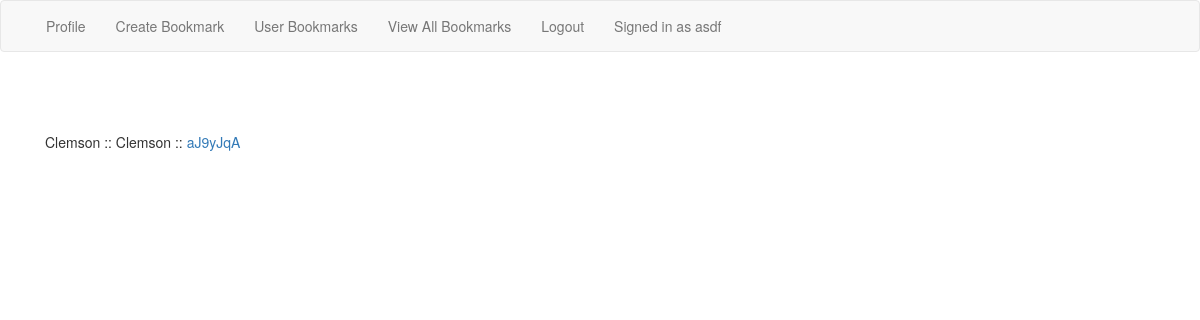
/bookmarks_by_users/ (signed in), run on an earlier commit of the app's database.
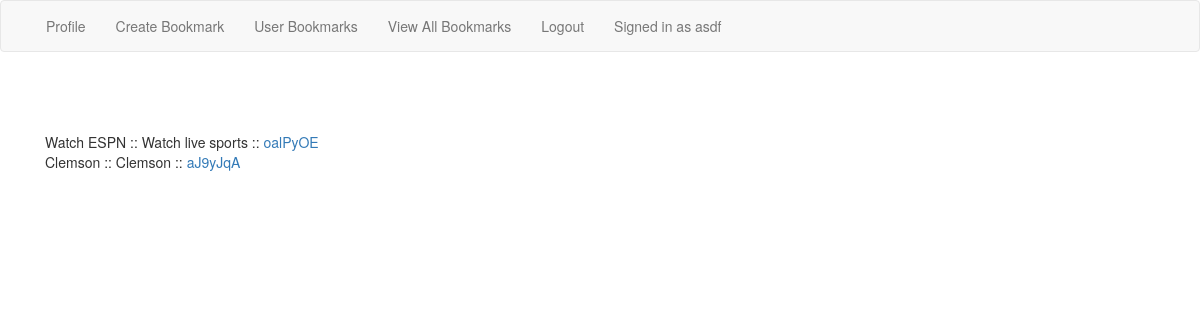
And on a later commit of the database.
### url_app/models.py (models this page shows, shortened)
class Bookmark(models.Model):
    URL = models.URLField(max_length=300)
    title = models.CharField(max_length=30)
    description = models.TextField()
    user = models.ForeignKey(User)
    hash_id = models.CharField(max_length=10)
    created = models.DateTimeField(auto_now_add=True)
    clicked = models.IntegerField(default=0)
    class Meta:
        ordering = ['-created']

### url_app/views.py (the view)
# urls.py: url(r'^bookmarks_by_users/$', AllBookmarksView.as_view(), name="all_bookmarks_view"),
class AllBookmarksView(ListView):
    template_name = 'url_app/bookmark_all_list.html'
    def get_queryset(self):
        return Bookmark.objects.all()

### templates/url_app/bookmark_all_list.html (shortened to what this page needs)
{% extends 'base.html' %}
{% block content %}
<div class="container">
    {% for item in object_list %}
        {{ item.title }} :: {{ item.description }} ::
        <a href="{{ item.URL }}">{{ item.hash_id }}</a>
        <br>
    {% endfor %}
{% endblock %}

What changed in the data, as far as the page shows it:
added Bookmark: title "Watch ESPN", description "Watch live sports", hash_id "oalPyOE"
